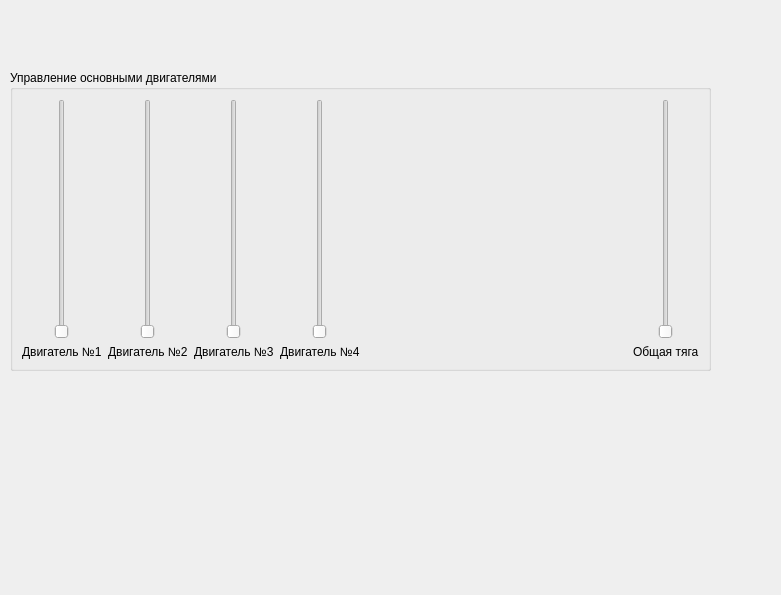
<?xml version="1.0" encoding="UTF-8"?>
<ui version="4.0">
 <class>Dialog</class>
 <widget class="QDialog" name="Dialog">
  <property name="geometry">
   <rect>
    <x>0</x>
    <y>0</y>
    <width>781</width>
    <height>595</height>
   </rect>
  </property>
  <property name="windowTitle">
   <string>Dialog</string>
  </property>
  <widget class="QGroupBox" name="groupBox">
   <property name="geometry">
    <rect>
     <x>10</x>
     <y>70</y>
     <width>701</width>
     <height>301</height>
    </rect>
   </property>
   <property name="title">
    <string>Управление основными двигателями</string>
   </property>
   <layout class="QHBoxLayout" name="horizontalLayout_3">
    <item>
     <layout class="QHBoxLayout" name="horizontalLayout_2">
      <item>
       <layout class="QVBoxLayout" name="verticalLayout_4">
        <item alignment="Qt::AlignmentFlag::AlignHCenter">
         <widget class="QSlider" name="verticalSlider">
          <property name="orientation">
           <enum>Qt::Orientation::Vertical</enum>
          </property>
         </widget>
        </item>
        <item>
         <widget class="QLabel" name="label">
          <property name="text">
           <string>Двигатель №1</string>
          </property>
         </widget>
        </item>
       </layout>
      </item>
      <item>
       <layout class="QVBoxLayout" name="verticalLayout_3">
        <item alignment="Qt::AlignmentFlag::AlignHCenter">
         <widget class="QSlider" name="verticalSlider_2">
          <property name="orientation">
           <enum>Qt::Orientation::Vertical</enum>
          </property>
         </widget>
        </item>
        <item>
         <widget class="QLabel" name="label_2">
          <property name="text">
           <string>Двигатель №2</string>
          </property>
         </widget>
        </item>
       </layout>
      </item>
      <item>
       <layout class="QVBoxLayout" name="verticalLayout_2">
        <item alignment="Qt::AlignmentFlag::AlignHCenter">
         <widget class="QSlider" name="verticalSlider_3">
          <property name="orientation">
           <enum>Qt::Orientation::Vertical</enum>
          </property>
         </widget>
        </item>
        <item>
         <widget class="QLabel" name="label_3">
          <property name="text">
           <string>Двигатель №3</string>
          </property>
         </widget>
        </item>
       </layout>
      </item>
      <item>
       <layout class="QHBoxLayout" name="horizontalLayout">
        <item>
         <layout class="QVBoxLayout" name="verticalLayout">
          <item alignment="Qt::AlignmentFlag::AlignHCenter">
           <widget class="QSlider" name="verticalSlider_4">
            <property name="orientation">
             <enum>Qt::Orientation::Vertical</enum>
            </property>
           </widget>
          </item>
          <item>
           <widget class="QLabel" name="label_4">
            <property name="text">
             <string>Двигатель №4</string>
            </property>
           </widget>
          </item>
         </layout>
        </item>
        <item>
         <spacer name="horizontalSpacer">
          <property name="orientation">
           <enum>Qt::Orientation::Horizontal</enum>
          </property>
          <property name="sizeHint" stdset="0">
           <size>
            <width>40</width>
            <height>20</height>
           </size>
          </property>
         </spacer>
        </item>
        <item>
         <layout class="QVBoxLayout" name="verticalLayout_5">
          <item alignment="Qt::AlignmentFlag::AlignHCenter">
           <widget class="QSlider" name="verticalSlider_5">
            <property name="orientation">
             <enum>Qt::Orientation::Vertical</enum>
            </property>
           </widget>
          </item>
          <item>
           <widget class="QLabel" name="label_5">
            <property name="text">
             <string>Общая тяга</string>
            </property>
           </widget>
          </item>
         </layout>
        </item>
       </layout>
      </item>
     </layout>
    </item>
   </layout>
  </widget>
 </widget>
 <resources/>
 <connections/>
</ui>
